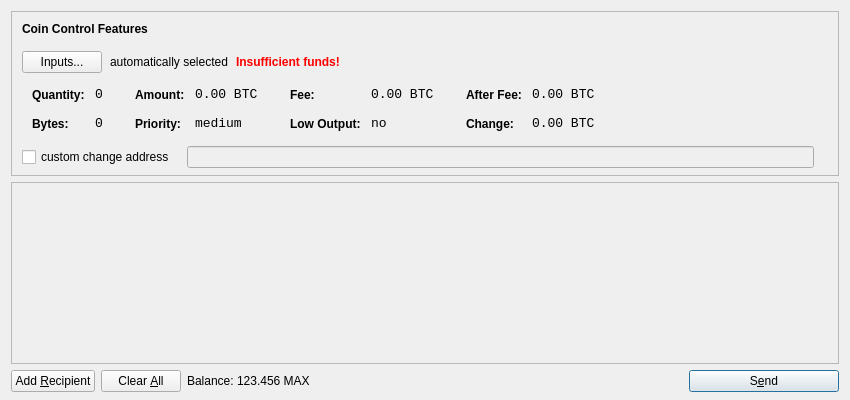
<?xml version="1.0" encoding="UTF-8"?>
<ui version="4.0">
 <class>SendCoinsDialog</class>
 <widget class="QDialog" name="SendCoinsDialog">
  <property name="geometry">
   <rect>
    <x>0</x>
    <y>0</y>
    <width>850</width>
    <height>400</height>
   </rect>
  </property>
  <property name="windowTitle">
   <string>Send Coins</string>
  </property>
  <layout class="QVBoxLayout" name="verticalLayout" stretch="0,1,0">
   <property name="bottomMargin">
    <number>8</number>
   </property>
   <item>
    <widget class="QFrame" name="frameCoinControl">
     <property name="sizePolicy">
      <sizepolicy hsizetype="Expanding" vsizetype="Expanding">
       <horstretch>0</horstretch>
       <verstretch>0</verstretch>
      </sizepolicy>
     </property>
     <property name="maximumSize">
      <size>
       <width>16777215</width>
       <height>16777215</height>
      </size>
     </property>
     <property name="frameShape">
      <enum>QFrame::StyledPanel</enum>
     </property>
     <property name="frameShadow">
      <enum>QFrame::Sunken</enum>
     </property>
     <layout class="QVBoxLayout" name="verticalLayoutCoinControl2">
      <property name="spacing">
       <number>-1</number>
      </property>
      <property name="leftMargin">
       <number>0</number>
      </property>
      <property name="topMargin">
       <number>0</number>
      </property>
      <property name="rightMargin">
       <number>0</number>
      </property>
      <property name="bottomMargin">
       <number>6</number>
      </property>
      <item>
       <layout class="QVBoxLayout" name="verticalLayoutCoinControl" stretch="0,0,0,0,1">
        <property name="spacing">
         <number>0</number>
        </property>
        <property name="leftMargin">
         <number>10</number>
        </property>
        <property name="topMargin">
         <number>10</number>
        </property>
        <item>
         <layout class="QHBoxLayout" name="horizontalLayoutCoinControl1">
          <property name="bottomMargin">
           <number>15</number>
          </property>
          <item>
           <widget class="QLabel" name="labelCoinControlFeatures">
            <property name="sizePolicy">
             <sizepolicy hsizetype="Preferred" vsizetype="Maximum">
              <horstretch>0</horstretch>
              <verstretch>0</verstretch>
             </sizepolicy>
            </property>
            <property name="font">
             <font>
              <weight>75</weight>
              <bold>true</bold>
             </font>
            </property>
            <property name="styleSheet">
             <string notr="true">font-weight:bold;</string>
            </property>
            <property name="text">
             <string>Coin Control Features</string>
            </property>
           </widget>
          </item>
         </layout>
        </item>
        <item>
         <layout class="QHBoxLayout" name="horizontalLayoutCoinControl2" stretch="0,0,0,0">
          <property name="spacing">
           <number>8</number>
          </property>
          <property name="bottomMargin">
           <number>10</number>
          </property>
          <item>
           <widget class="QPushButton" name="pushButtonCoinControl">
            <property name="styleSheet">
             <string notr="true"/>
            </property>
            <property name="text">
             <string>Inputs...</string>
            </property>
           </widget>
          </item>
          <item>
           <widget class="QLabel" name="labelCoinControlAutomaticallySelected">
            <property name="text">
             <string>automatically selected</string>
            </property>
            <property name="margin">
             <number>5</number>
            </property>
           </widget>
          </item>
          <item>
           <widget class="QLabel" name="labelCoinControlInsuffFunds">
            <property name="font">
             <font>
              <weight>75</weight>
              <bold>true</bold>
             </font>
            </property>
            <property name="styleSheet">
             <string notr="true">color:red;font-weight:bold;</string>
            </property>
            <property name="text">
             <string>Insufficient funds!</string>
            </property>
            <property name="margin">
             <number>5</number>
            </property>
           </widget>
          </item>
          <item>
           <spacer name="horizontalSpacerCoinControl">
            <property name="orientation">
             <enum>Qt::Horizontal</enum>
            </property>
            <property name="sizeHint" stdset="0">
             <size>
              <width>40</width>
              <height>1</height>
             </size>
            </property>
           </spacer>
          </item>
         </layout>
        </item>
        <item>
         <widget class="QWidget" name="widgetCoinControl" native="true">
          <property name="sizePolicy">
           <sizepolicy hsizetype="Preferred" vsizetype="Preferred">
            <horstretch>0</horstretch>
            <verstretch>0</verstretch>
           </sizepolicy>
          </property>
          <property name="minimumSize">
           <size>
            <width>0</width>
            <height>0</height>
           </size>
          </property>
          <property name="styleSheet">
           <string notr="true"/>
          </property>
          <layout class="QHBoxLayout" name="horizontalLayoutCoinControl5">
           <property name="margin">
            <number>0</number>
           </property>
           <item>
            <layout class="QHBoxLayout" name="horizontalLayoutCoinControl3" stretch="0,0,0,1">
             <property name="spacing">
              <number>20</number>
             </property>
             <property name="topMargin">
              <number>0</number>
             </property>
             <property name="bottomMargin">
              <number>10</number>
             </property>
             <item>
              <layout class="QFormLayout" name="formLayoutCoinControl1">
               <property name="horizontalSpacing">
                <number>10</number>
               </property>
               <property name="verticalSpacing">
                <number>14</number>
               </property>
               <property name="leftMargin">
                <number>10</number>
               </property>
               <property name="topMargin">
                <number>4</number>
               </property>
               <property name="rightMargin">
                <number>6</number>
               </property>
               <item row="0" column="0">
                <widget class="QLabel" name="labelCoinControlQuantityText">
                 <property name="styleSheet">
                  <string notr="true">font-weight:bold;</string>
                 </property>
                 <property name="text">
                  <string>Quantity:</string>
                 </property>
                 <property name="margin">
                  <number>0</number>
                 </property>
                </widget>
               </item>
               <item row="0" column="1">
                <widget class="QLabel" name="labelCoinControlQuantity">
                 <property name="font">
                  <font>
                   <family>Monospace</family>
                   <pointsize>10</pointsize>
                  </font>
                 </property>
                 <property name="cursor">
                  <cursorShape>IBeamCursor</cursorShape>
                 </property>
                 <property name="contextMenuPolicy">
                  <enum>Qt::ActionsContextMenu</enum>
                 </property>
                 <property name="text">
                  <string notr="true">0</string>
                 </property>
                 <property name="margin">
                  <number>0</number>
                 </property>
                 <property name="textInteractionFlags">
                  <set>Qt::LinksAccessibleByMouse|Qt::TextSelectableByKeyboard|Qt::TextSelectableByMouse</set>
                 </property>
                </widget>
               </item>
               <item row="1" column="0">
                <widget class="QLabel" name="labelCoinControlBytesText">
                 <property name="styleSheet">
                  <string notr="true">font-weight:bold;</string>
                 </property>
                 <property name="text">
                  <string>Bytes:</string>
                 </property>
                </widget>
               </item>
               <item row="1" column="1">
                <widget class="QLabel" name="labelCoinControlBytes">
                 <property name="font">
                  <font>
                   <family>Monospace</family>
                   <pointsize>10</pointsize>
                  </font>
                 </property>
                 <property name="cursor">
                  <cursorShape>IBeamCursor</cursorShape>
                 </property>
                 <property name="contextMenuPolicy">
                  <enum>Qt::ActionsContextMenu</enum>
                 </property>
                 <property name="text">
                  <string notr="true">0</string>
                 </property>
                 <property name="textInteractionFlags">
                  <set>Qt::LinksAccessibleByMouse|Qt::TextSelectableByKeyboard|Qt::TextSelectableByMouse</set>
                 </property>
                </widget>
               </item>
              </layout>
             </item>
             <item>
              <layout class="QFormLayout" name="formLayoutCoinControl2">
               <property name="horizontalSpacing">
                <number>10</number>
               </property>
               <property name="verticalSpacing">
                <number>14</number>
               </property>
               <property name="leftMargin">
                <number>6</number>
               </property>
               <property name="topMargin">
                <number>4</number>
               </property>
               <property name="rightMargin">
                <number>6</number>
               </property>
               <item row="0" column="0">
                <widget class="QLabel" name="labelCoinControlAmountText">
                 <property name="styleSheet">
                  <string notr="true">font-weight:bold;</string>
                 </property>
                 <property name="text">
                  <string>Amount:</string>
                 </property>
                 <property name="margin">
                  <number>0</number>
                 </property>
                </widget>
               </item>
               <item row="0" column="1">
                <widget class="QLabel" name="labelCoinControlAmount">
                 <property name="font">
                  <font>
                   <family>Monospace</family>
                   <pointsize>10</pointsize>
                  </font>
                 </property>
                 <property name="cursor">
                  <cursorShape>IBeamCursor</cursorShape>
                 </property>
                 <property name="contextMenuPolicy">
                  <enum>Qt::ActionsContextMenu</enum>
                 </property>
                 <property name="text">
                  <string notr="true">0.00 BTC</string>
                 </property>
                 <property name="textInteractionFlags">
                  <set>Qt::LinksAccessibleByMouse|Qt::TextSelectableByKeyboard|Qt::TextSelectableByMouse</set>
                 </property>
                </widget>
               </item>
               <item row="1" column="0">
                <widget class="QLabel" name="labelCoinControlPriorityText">
                 <property name="styleSheet">
                  <string notr="true">font-weight:bold;</string>
                 </property>
                 <property name="text">
                  <string>Priority:</string>
                 </property>
                </widget>
               </item>
               <item row="1" column="1">
                <widget class="QLabel" name="labelCoinControlPriority">
                 <property name="font">
                  <font>
                   <family>Monospace</family>
                   <pointsize>10</pointsize>
                  </font>
                 </property>
                 <property name="cursor">
                  <cursorShape>IBeamCursor</cursorShape>
                 </property>
                 <property name="contextMenuPolicy">
                  <enum>Qt::ActionsContextMenu</enum>
                 </property>
                 <property name="text">
                  <string>medium</string>
                 </property>
                 <property name="textInteractionFlags">
                  <set>Qt::LinksAccessibleByMouse|Qt::TextSelectableByKeyboard|Qt::TextSelectableByMouse</set>
                 </property>
                </widget>
               </item>
              </layout>
             </item>
             <item>
              <layout class="QFormLayout" name="formLayoutCoinControl3">
               <property name="horizontalSpacing">
                <number>10</number>
               </property>
               <property name="verticalSpacing">
                <number>14</number>
               </property>
               <property name="leftMargin">
                <number>6</number>
               </property>
               <property name="topMargin">
                <number>4</number>
               </property>
               <property name="rightMargin">
                <number>6</number>
               </property>
               <item row="0" column="0">
                <widget class="QLabel" name="labelCoinControlFeeText">
                 <property name="styleSheet">
                  <string notr="true">font-weight:bold;</string>
                 </property>
                 <property name="text">
                  <string>Fee:</string>
                 </property>
                 <property name="margin">
                  <number>0</number>
                 </property>
                </widget>
               </item>
               <item row="0" column="1">
                <widget class="QLabel" name="labelCoinControlFee">
                 <property name="font">
                  <font>
                   <family>Monospace</family>
                   <pointsize>10</pointsize>
                  </font>
                 </property>
                 <property name="cursor">
                  <cursorShape>IBeamCursor</cursorShape>
                 </property>
                 <property name="contextMenuPolicy">
                  <enum>Qt::ActionsContextMenu</enum>
                 </property>
                 <property name="text">
                  <string notr="true">0.00 BTC</string>
                 </property>
                 <property name="textInteractionFlags">
                  <set>Qt::LinksAccessibleByMouse|Qt::TextSelectableByKeyboard|Qt::TextSelectableByMouse</set>
                 </property>
                </widget>
               </item>
               <item row="1" column="0">
                <widget class="QLabel" name="labelCoinControlLowOutputText">
                 <property name="styleSheet">
                  <string notr="true">font-weight:bold;</string>
                 </property>
                 <property name="text">
                  <string>Low Output:</string>
                 </property>
                </widget>
               </item>
               <item row="1" column="1">
                <widget class="QLabel" name="labelCoinControlLowOutput">
                 <property name="font">
                  <font>
                   <family>Monospace</family>
                   <pointsize>10</pointsize>
                  </font>
                 </property>
                 <property name="cursor">
                  <cursorShape>IBeamCursor</cursorShape>
                 </property>
                 <property name="contextMenuPolicy">
                  <enum>Qt::ActionsContextMenu</enum>
                 </property>
                 <property name="text">
                  <string>no</string>
                 </property>
                 <property name="textInteractionFlags">
                  <set>Qt::LinksAccessibleByMouse|Qt::TextSelectableByKeyboard|Qt::TextSelectableByMouse</set>
                 </property>
                </widget>
               </item>
              </layout>
             </item>
             <item>
              <layout class="QFormLayout" name="formLayoutCoinControl4">
               <property name="horizontalSpacing">
                <number>10</number>
               </property>
               <property name="verticalSpacing">
                <number>14</number>
               </property>
               <property name="leftMargin">
                <number>6</number>
               </property>
               <property name="topMargin">
                <number>4</number>
               </property>
               <property name="rightMargin">
                <number>6</number>
               </property>
               <item row="0" column="0">
                <widget class="QLabel" name="labelCoinControlAfterFeeText">
                 <property name="styleSheet">
                  <string notr="true">font-weight:bold;</string>
                 </property>
                 <property name="text">
                  <string>After Fee:</string>
                 </property>
                 <property name="margin">
                  <number>0</number>
                 </property>
                </widget>
               </item>
               <item row="0" column="1">
                <widget class="QLabel" name="labelCoinControlAfterFee">
                 <property name="font">
                  <font>
                   <family>Monospace</family>
                   <pointsize>10</pointsize>
                  </font>
                 </property>
                 <property name="cursor">
                  <cursorShape>IBeamCursor</cursorShape>
                 </property>
                 <property name="contextMenuPolicy">
                  <enum>Qt::ActionsContextMenu</enum>
                 </property>
                 <property name="text">
                  <string notr="true">0.00 BTC</string>
                 </property>
                 <property name="textInteractionFlags">
                  <set>Qt::LinksAccessibleByMouse|Qt::TextSelectableByKeyboard|Qt::TextSelectableByMouse</set>
                 </property>
                </widget>
               </item>
               <item row="1" column="0">
                <widget class="QLabel" name="labelCoinControlChangeText">
                 <property name="styleSheet">
                  <string notr="true">font-weight:bold;</string>
                 </property>
                 <property name="text">
                  <string>Change:</string>
                 </property>
                </widget>
               </item>
               <item row="1" column="1">
                <widget class="QLabel" name="labelCoinControlChange">
                 <property name="font">
                  <font>
                   <family>Monospace</family>
                   <pointsize>10</pointsize>
                  </font>
                 </property>
                 <property name="cursor">
                  <cursorShape>IBeamCursor</cursorShape>
                 </property>
                 <property name="contextMenuPolicy">
                  <enum>Qt::ActionsContextMenu</enum>
                 </property>
                 <property name="text">
                  <string notr="true">0.00 BTC</string>
                 </property>
                 <property name="textInteractionFlags">
                  <set>Qt::LinksAccessibleByMouse|Qt::TextSelectableByKeyboard|Qt::TextSelectableByMouse</set>
                 </property>
                </widget>
               </item>
              </layout>
             </item>
            </layout>
           </item>
          </layout>
         </widget>
        </item>
        <item>
         <layout class="QHBoxLayout" name="horizontalLayoutCoinControl4" stretch="0,0,0">
          <property name="spacing">
           <number>12</number>
          </property>
          <property name="sizeConstraint">
           <enum>QLayout::SetDefaultConstraint</enum>
          </property>
          <property name="topMargin">
           <number>5</number>
          </property>
          <property name="rightMargin">
           <number>5</number>
          </property>
          <item>
           <widget class="QCheckBox" name="checkBoxCoinControlChange">
            <property name="text">
             <string>custom change address</string>
            </property>
           </widget>
          </item>
          <item>
           <widget class="QLineEdit" name="lineEditCoinControlChange">
            <property name="enabled">
             <bool>false</bool>
            </property>
            <property name="sizePolicy">
             <sizepolicy hsizetype="Expanding" vsizetype="Fixed">
              <horstretch>0</horstretch>
              <verstretch>0</verstretch>
             </sizepolicy>
            </property>
           </widget>
          </item>
          <item>
           <widget class="QLabel" name="labelCoinControlChangeLabel">
            <property name="sizePolicy">
             <sizepolicy hsizetype="Preferred" vsizetype="Expanding">
              <horstretch>0</horstretch>
              <verstretch>0</verstretch>
             </sizepolicy>
            </property>
            <property name="minimumSize">
             <size>
              <width>0</width>
              <height>0</height>
             </size>
            </property>
            <property name="text">
             <string/>
            </property>
            <property name="margin">
             <number>3</number>
            </property>
           </widget>
          </item>
         </layout>
        </item>
        <item>
         <spacer name="verticalSpacerCoinControl">
          <property name="orientation">
           <enum>Qt::Vertical</enum>
          </property>
          <property name="sizeHint" stdset="0">
           <size>
            <width>800</width>
            <height>1</height>
           </size>
          </property>
         </spacer>
        </item>
       </layout>
      </item>
     </layout>
    </widget>
   </item>
   <item>
    <widget class="QScrollArea" name="scrollArea">
     <property name="widgetResizable">
      <bool>true</bool>
     </property>
     <widget class="QWidget" name="scrollAreaWidgetContents">
      <property name="geometry">
       <rect>
        <x>0</x>
        <y>0</y>
        <width>830</width>
        <height>165</height>
       </rect>
      </property>
      <layout class="QVBoxLayout" name="verticalLayout_2">
       <property name="margin">
        <number>0</number>
       </property>
       <item>
        <layout class="QVBoxLayout" name="entries">
         <property name="spacing">
          <number>6</number>
         </property>
        </layout>
       </item>
       <item>
        <spacer name="verticalSpacer">
         <property name="orientation">
          <enum>Qt::Vertical</enum>
         </property>
         <property name="sizeHint" stdset="0">
          <size>
           <width>20</width>
           <height>40</height>
          </size>
         </property>
        </spacer>
       </item>
      </layout>
     </widget>
    </widget>
   </item>
   <item>
    <layout class="QHBoxLayout" name="horizontalLayout">
     <item>
      <widget class="QPushButton" name="addButton">
       <property name="toolTip">
        <string>Send to multiple recipients at once</string>
       </property>
       <property name="text">
        <string>Add &amp;Recipient</string>
       </property>
       <property name="icon">
        <iconset resource="../bitcoin.qrc">
         <normaloff>:/icons/add</normaloff>:/icons/add</iconset>
       </property>
       <property name="autoDefault">
        <bool>false</bool>
       </property>
      </widget>
     </item>
     <item>
      <widget class="QPushButton" name="clearButton">
       <property name="sizePolicy">
        <sizepolicy hsizetype="Minimum" vsizetype="Fixed">
         <horstretch>0</horstretch>
         <verstretch>0</verstretch>
        </sizepolicy>
       </property>
       <property name="toolTip">
        <string>Remove all transaction fields</string>
       </property>
       <property name="text">
        <string>Clear &amp;All</string>
       </property>
       <property name="icon">
        <iconset resource="../bitcoin.qrc">
         <normaloff>:/icons/remove</normaloff>:/icons/remove</iconset>
       </property>
       <property name="autoRepeatDelay">
        <number>300</number>
       </property>
       <property name="autoDefault">
        <bool>false</bool>
       </property>
      </widget>
     </item>
     <item>
      <layout class="QHBoxLayout" name="horizontalLayout_2">
       <property name="spacing">
        <number>3</number>
       </property>
       <item>
        <widget class="QLabel" name="label">
         <property name="text">
          <string>Balance:</string>
         </property>
        </widget>
       </item>
       <item>
        <widget class="QLabel" name="labelBalance">
         <property name="cursor">
          <cursorShape>IBeamCursor</cursorShape>
         </property>
         <property name="text">
          <string>123.456 MAX</string>
         </property>
         <property name="textInteractionFlags">
          <set>Qt::LinksAccessibleByMouse|Qt::TextSelectableByKeyboard|Qt::TextSelectableByMouse</set>
         </property>
        </widget>
       </item>
      </layout>
     </item>
     <item>
      <spacer name="horizontalSpacer">
       <property name="orientation">
        <enum>Qt::Horizontal</enum>
       </property>
       <property name="sizeHint" stdset="0">
        <size>
         <width>40</width>
         <height>20</height>
        </size>
       </property>
      </spacer>
     </item>
     <item>
      <widget class="QPushButton" name="sendButton">
       <property name="minimumSize">
        <size>
         <width>150</width>
         <height>0</height>
        </size>
       </property>
       <property name="toolTip">
        <string>Confirm the send action</string>
       </property>
       <property name="text">
        <string>S&amp;end</string>
       </property>
       <property name="icon">
        <iconset resource="../bitcoin.qrc">
         <normaloff>:/icons/send</normaloff>:/icons/send</iconset>
       </property>
       <property name="default">
        <bool>true</bool>
       </property>
      </widget>
     </item>
    </layout>
   </item>
  </layout>
 </widget>
 <resources>
  <include location="../bitcoin.qrc"/>
 </resources>
 <connections/>
</ui>
